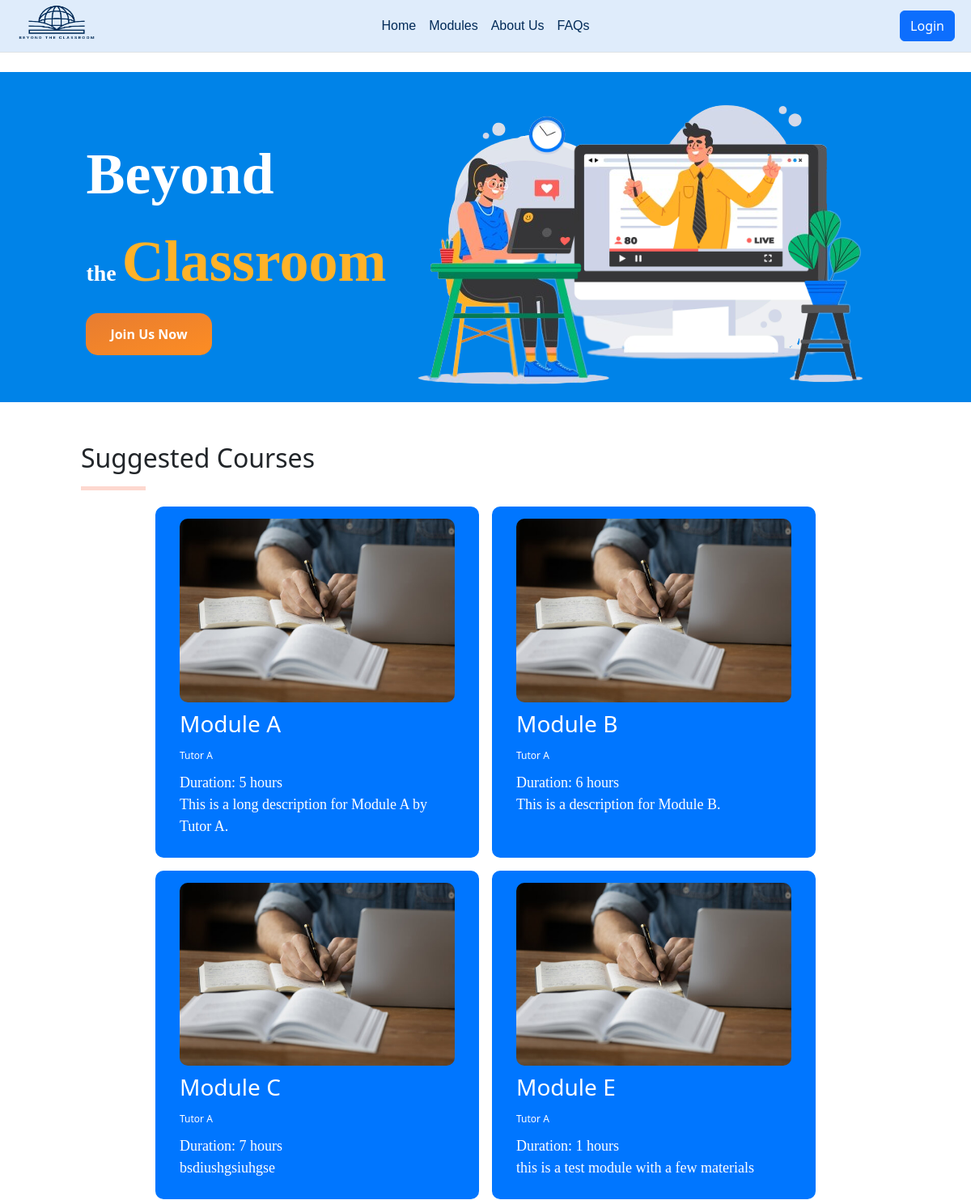
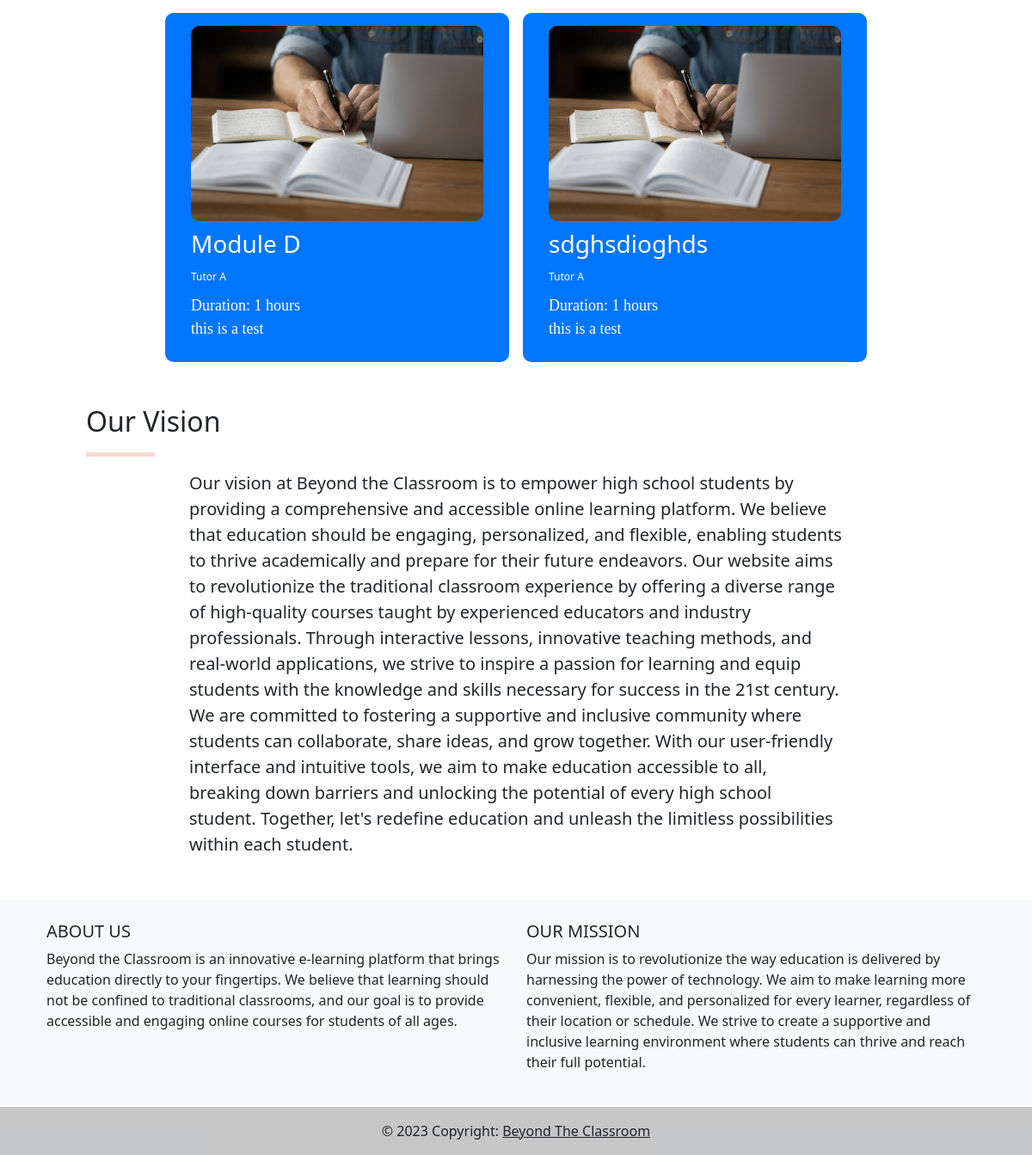
The page / on the database its author committed (2 pictures, top to bottom).
### tables this page shows
CREATE TABLE `modules` (
  `module_id` int(11) NOT NULL,
  `tutor_id` int(11) NOT NULL,
  `module_name` varchar(30) DEFAULT NULL,
  `module_desc` varchar(255) DEFAULT NULL,
  `module_time` int(11) DEFAULT NULL,
  `module_status` int(1) NOT NULL
);

CREATE TABLE `tutors` (
  `tutor_id` int(11) NOT NULL,
  `tutor_name` varchar(100) DEFAULT NULL,
  `tutor_email` varchar(30) DEFAULT NULL,
  `tutor_password` varchar(100) DEFAULT NULL,
  `tutor_dob` varchar(10) DEFAULT NULL,
  `tutor_status` int(1) DEFAULT NULL
);

### index.php (the view, shortened to what this page needs)
<!DOCTYPE html>
<html>
    <head>
        <link href="https://cdn.jsdelivr.net/npm/bootstrap@5.3.0-alpha3/dist/css/bootstrap.min.css" rel="stylesheet">
        <link rel="stylesheet" href="style/common.css">
        <link rel="stylesheet" href="style/home.css">
        <link rel="stylesheet" href="style/global-styles.css">
    </head>
    <body>
        <header class="d-flex flex-wrap align-items-center justify-content-center justify-content-md-between py-1 mb-4 border-bottom header ">
            <div class="col-md-3 mb-2 mb-md-0 side-margin">
                <a href="./" class="d-inline-flex link-body-emphasis text-decoration-none">
                    <img class="icon-image" src="images/logo.png">
                </a>
            </div>
            <ul class="nav col-12 col-md-auto mb-2 justify-content-center mb-md-0">
                <li><a href="./" class="nav-link px-2">Home</a></li>
                <li><a href="modules.html" class="nav-link px-2">Modules</a></li>
                <li><a href="about-us.html" class="nav-link px-2">About Us</a></li>
                <li><a href="faq.html" class="nav-link px-2">FAQs</a></li>
            </ul>
            <div class="col-md-3 text-end side-margin">
                <button type="button" class="btn btn-primary" onclick="window.location='login.html';" id="loginBtn">Login</button>
            </div>
        </header>
        <div class="banner">
            <section>
                <span>Beyond</span><span><br></span>
                <span style="@media only screen and (min-width: 768px) { font-size: 48px; } font-size: 28px;">the </span>
                <span style="color: #FFB228;">Classroom</span>
                <br><br>
                <a href="login.html" class="banner-btn">Join Us Now</a>
            </section>
            <img src="images/banner.png" alt="banner-img">
        </div>
        <main>
            <h2>Suggested Courses</h2>
            <hr>
            <div class="course-list">
                <?php
                require_once('php/conn.php');
                $query = "SELECT * FROM modules";
                $result = mysqli_query($conn, $query);
                $count = 0;
                if(mysqli_num_rows($result) > 0)
                {
                    while($row = $result->fetch_assoc())
                    {
                        if($count == 6)
                        {
                            break;
                        }
                        echo "
                        <a class=\"course-box\" href=\"#\">
                            <img src=\"images/module-image.jpg\" alt=\"course-img\">
                            <div>
                                <h3>".$row['module_name']."</h3>
                                <span class=\"tutor\">".getTutorName($row['tutor_id'], $conn)."</span>
                                <div class=\"info\">
                                    Duration: ".$row['module_time']." hours<br>
                                    ".$row['module_desc']."
                                </div>
                            </div>
                        </a>
                        ";
                        $count++;
                    }
                }
                function getTutorName($id, $conn)
                {
                    $query = "SELECT * from tutors WHERE tutor_id=$id";
                    $result = mysqli_query($conn, $query);
                    if(mysqli_num_rows($result) != 0)
                    {
                        while($row = $result->fetch_assoc())
                        {
                            return $row['tutor_name'];
                        }
                    }
                    else
                    {
                        return 'Invalid Tutor';
                    }
                }
                ?>
            </div>
        </main>
        <main>
            <h2>Our Vision</h2>
            <hr>
            <div class="vision">
                Our vision at Beyond the Classroom is to empower high school students by providing a comprehensive and accessible online learning platform. We believe that education should be engaging, personalized, and flexible, enabling students to thrive academically and prepare for their future endeavors. Our website aims to revolutionize the traditional classroom experience by offering a diverse range of high-quality courses taught by experienced educators and industry professionals. Through interactive lessons, innovative teaching methods, and real-world applications, we strive to inspire a passion for learning and equip students with the knowledge and skills necessary for success in the 21st century. We are committed to fostering a supportive and inclusive community where students can collaborate, share ideas, and grow together. With our user-friendly interface and intuitive tools, we aim to make education accessible to all, breaking down barriers and unlocking the potential of every high school student. Together, let's redefine education and unleash the limitless possibilities within each student.
            </div>
        </main>
        <footer class="bg-light text-center text-lg-start">
            <div class="container p-4">
                <div class="row">
                    <div class="col-lg-6 col-md-12 mb-4 mb-md-0">
                        <h5 class="text-uppercase">About Us</h5>
                        <p> Beyond the Classroom is an innovative e-learning platform that brings education directly to your fingertips. We believe that learning should not be confined to traditional classrooms, and our goal is to provide accessible and engaging online courses for students of all ages. </p>
                    </div>
                    <div class="col-lg-6 col-md-12 mb-4 mb-md-0">
                        <h5 class="text-uppercase">Our Mission</h5>
                        <p> Our mission is to revolutionize the way education is delivered by harnessing the power of technology. We aim to make learning more convenient, flexible, and personalized for every learner, regardless of their location or schedule. We strive to create a supportive and inclusive learning environment where students can thrive and reach their full potential. </p>
                    </div>
                </div>
            </div>
            <div class="text-center p-3" style="background-color: rgba(0, 0, 0, 0.2);"> © 2023 Copyright: <a class="text-dark" href="about-us.html">Beyond The Classroom</a> </div>
        </footer>
    </body>
</html>

### style/common.css (style rules this page uses)
main { margin: 50px 100px; }
main hr { border: none; width: 80px; height: 5px; background-color: rgb(247,101,64); }

### style/home.css (style rules this page uses)
.banner { padding: 0 50px; background-color: #0083e8; text-align: center; }
.banner section { display: inline-block; vertical-align: middle; text-align: left; }
.banner section span { font-family: Georgia, serif, Arial; font-size: 72px; font-weight: 700; color: white; }
.banner section .banner-btn { background-image: linear-gradient(to bottom right, #e77c31, #fd8d23); color: white; text-decoration: none; font-size: 16px; font-weight: 700; padding: 15px 30px; border-radius: 15px; }
.course-list { display: flex; flex-wrap: wrap; gap: 1rem; justify-content: center; margin: 20px 0; }
.course-box { background-color:#0076ff; color: white; text-decoration: none; width: 400px; padding: 15px 30px; border-radius: 10px; }
.course-box img { display: block; width: 100%; text-align: center; margin-left: auto; margin-right: auto; border-radius: 10px; }
.course-box div { margin: 10px 0; }
.course-box div .tutor { font-size: 12px; }
.course-box div .info { margin: 10px 0; font-size: 18px; font-family: 'Times New Roman', Times, serif; text-overflow: ellipsis; }
.vision { margin: 0 120px; font-size: 20px; }

### style/global-styles.css (style rules this page uses)
body { margin: 0; }
.icon-image { width: 100px !important; height: 50px !important; }
.header { background-color: #dfecfb !important; }
.nav-link { color: #002a57 !important; font-family: 'Montserrat', sans-serif; }
.side-margin { margin-left: 20px; margin-right: 20px; }

### rows shown on the page
modules: module_name "Module A", tutor.tutor_name "Tutor A", module_time "5", module_desc "This is a long description for Module A by Tutor A."
modules: module_name "Module B", tutor.tutor_name "Tutor A", module_time "6", module_desc "This is a description for Module B."
modules: module_name "Module C", tutor.tutor_name "Tutor A", module_time "7", module_desc "bsdiushgsiuhgse"
modules: module_name "Module E", tutor.tutor_name "Tutor A", module_time "1", module_desc "this is a test module with a few materials"
modules: module_name "Module D", tutor.tutor_name "Tutor A", module_time "1", module_desc "this is a test"
modules: module_name "sdghsdioghds", tutor.tutor_name "Tutor A", module_time "1", module_desc "this is a test"
